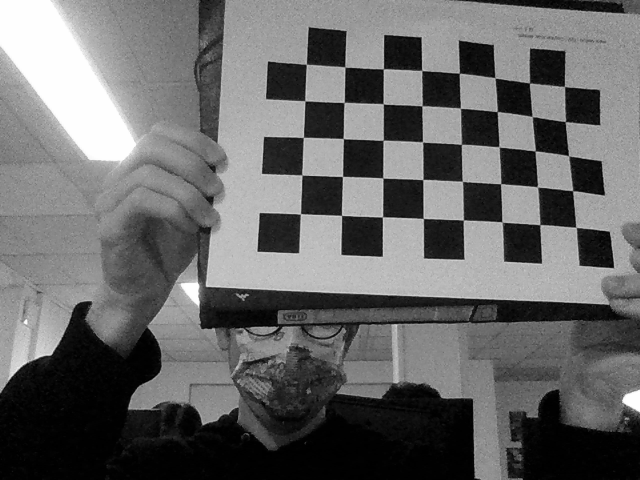
#> input picture Perception3D/results/acquired/0.png, 640 x 480 px
$ python MonoMain.py
#> lines starting #> are read from the running program, lines starting #| are printed output that depends on the picture; long printed decimals are rounded
### Perception3D/Calibration.py
# -*- coding: utf-8 -*-
import os
import glob

import cv2

import CalibUtils as cu

from mpl_toolkits.mplot3d import Axes3D

import numpy as np
import cv2 as cv
import matplotlib.pyplot as plt

### Base Class for calibration implementation
class CalibrationBase:
    def __init__(self, cols = 7, rows = 5, patternSize_m = 1.0, patternType = 'chessboard'):
        self.patternTypes = {'chessboard':0, 'symmetric_circles':1, 'asymmetric_circles':2}

        if type(patternType) == int:
            assert patternType in self.patternTypes.values(), 'Pattern type must be one of {}'.format(self.patternTypes)
            patternType = list(self.patternTypes.keys())[list(self.patternTypes.values()).index(patternType)]
        else:
            assert patternType in self.patternTypes, 'Pattern type must be one of {}'.format(self.patternTypes)

        self.cols = cols
        self.rows = rows
        self.patternSize = patternSize_m
        self.patternType = patternType
        self.criteria = (cv.TERM_CRITERIA_EPS + cv.TERM_CRITERIA_MAX_ITER, 30, 0.001)

    def symmetricWorldPoints(self):
        patternPoints = []

        for i in range(self.rows):
            for j in range(self.cols):
                patternPoints.append((j, i, 0))

        return np.array(patternPoints).astype('float32')

    # [8 lines left out: function asymmetricWorldPoints, not called in this run]

    def detect(self, frame, refine = False):
        # Find the chessboard corners or circle grid centers
        if self.patternType == 'chessboard':
            # Implement findChessboardCorners here
            patternFound, corners = cv.findChessboardCorners(frame, (self.cols, self.rows), None)

            if patternFound and refine:
                corners = cv.cornerSubPix(frame, corners, (11, 11), (-1, -1), self.criteria)

        elif self.patternType == 'symmetric_circles':
            pass
            # Implement findCirclesGrid here
        elif self.patternType == 'asymmetric_circles':
            pass
            # Implement findCirclesGrid here

        return patternFound, corners

    def drawPattern(self, frame, corners, patternFound):
        return cv.drawChessboardCorners(frame.copy(), (self.cols, self.rows), corners, patternFound)

    def detectInImages(self, framesPath = 'results/acquired', outdir = 'results/calibration'):
        if not os.path.exists(outdir):
            os.makedirs(outdir)

        framesPathList = []
        framesPathList.extend(glob.glob(os.path.join(framesPath, '*.png')))
        framesPathList.sort()
        print('There are {} {} images given for calibration'.format(len(framesPathList),self.patternType))

        objectPoints = []
        imgPoints = []
        workingImages = []

        if self.patternType in ['chessboard', 'symmetric_circles']:
            patternPoints = self.symmetricWorldPoints() * self.patternSize
        elif self.patternType == 'asymmetric_circles':
            patternPoints = self.asymmetricWorldPoints() * self.patternSize

        for framePath in framesPathList:
            print('Processing {}'.format(framePath))

            frame = cv.imread(framePath, cv.IMREAD_GRAYSCALE)
#> frame is the input picture: shape (480, 640); min 0, max 255, mean 103.7

            if frame is None:
                print('Failed to load {}'.format(framePath))
                return None

            patternFound, corners = self.detect(frame, True)
#> in detect, `patternFound, corners = cv.findChessboardCorners(frame, (self.cols, se..`: patternFound = True; corners = 40 rows, first 8: [300.5, 213.7], [301.9, 174.9], [303.4, 137.4], [305, 100.9], [306.3, 64.27], [341.5, 215.4], [342.5, 176.5], [343.4, 138.5]
#> in detect, `corners = cv.cornerSubPix(frame, corners, (11, 11), (-1, -1), self.cri..`: corners = 40 rows, first 8: [300.4, 213.8], [301.7, 175], [303.4, 137.3], [304.8, 100.8], [306.3, 64.3], [341.5, 215.4], [342.5, 176.4], [343.3, 138.6]
#> patternFound = True

            if patternFound:
                objectPoints.append(patternPoints)
                imgPoints.append(corners)
                workingImages.append(os.path.basename(framePath))

                drawToFrame = cv.cvtColor(frame, cv.COLOR_GRAY2BGR)
                drawToFrame = self.drawPattern(drawToFrame, corners, patternFound)
#> in drawPattern, `return cv.drawChessboardCorners(frame.copy(), (self.cols, self.rows), ..`:
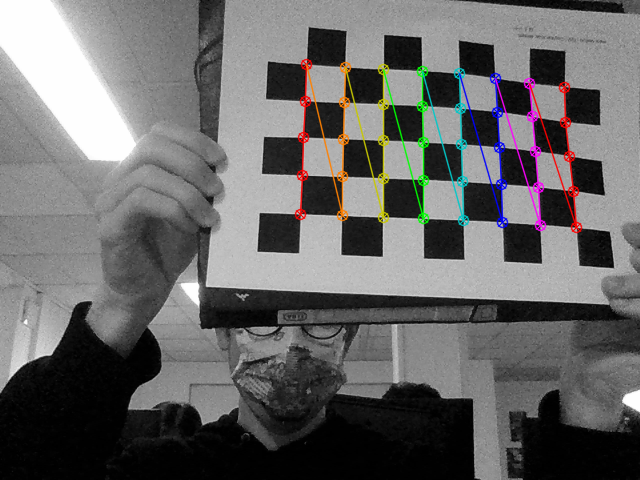
#> returned value: shape (480, 640, 3); mean of channels 0, 1, 2 103.4, 103.6, 104.4; drawn as B, G, R
                cv.imwrite(outdir + '/' + os.path.basename(framePath) , drawToFrame)

            else:
                print('Calibration board NOT FOUND')
#> pass 2 of the loop in detectInImages, `for framePath in framesPathList:`:
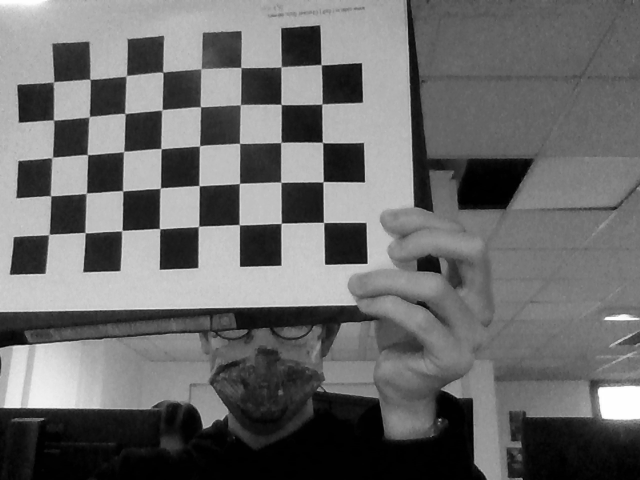
#> input picture Perception3D/results/acquired/1.png, 640 x 480 px
#> in detectInImages, frame is the input picture: shape (480, 640); min 0, max 255, mean 106.7
#> in detect (call 2), `patternFound, corners = cv.findChessboardCorners(frame, (self.cols, se..`: corners = 40 rows, first 8: [49.23, 234.1], [50.64, 195.8], [51.97, 157.7], [53.53, 119.9], [53.75, 81.79], [85.17, 232.6], [86.33, 193.1], [87.52, 154.6]
#> in detect (call 2), `corners = cv.cornerSubPix(frame, corners, (11, 11), (-1, -1), self.cri..`: corners = 40 rows, first 8: [48.94, 234.5], [50.54, 195.6], [52.14, 157.4], [53.56, 120], [53.52, 81.83], [85.05, 232.6], [86.3, 193.2], [87.4, 154.6]
#> in drawPattern (call 2), `return cv.drawChessboardCorners(frame.copy(), (self.cols, self.rows), ..`:
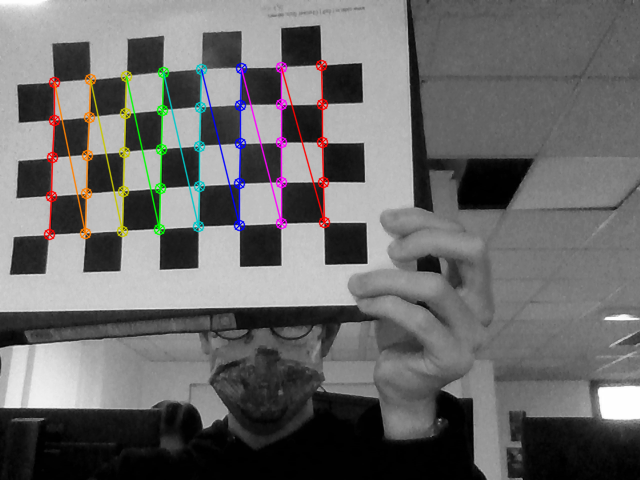
#> returned value: shape (480, 640, 3); mean of channels 0, 1, 2 106.1, 106.3, 107.1; drawn as B, G, R
#> pass 3 of the loop in detectInImages, `for framePath in framesPathList:`:
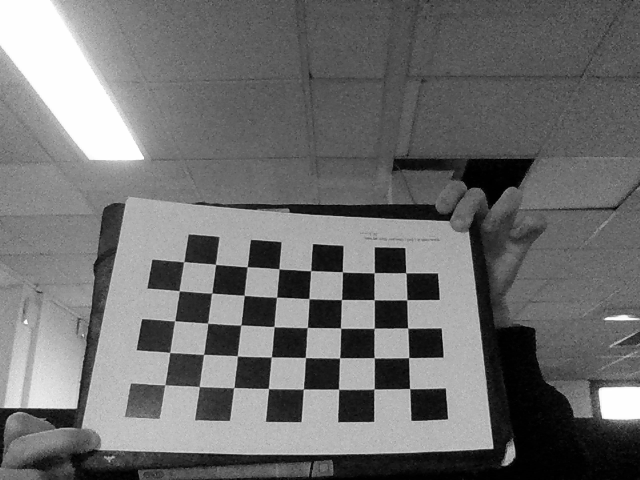
#> input picture Perception3D/results/acquired/2.png, 640 x 480 px
#> in detectInImages, frame is the input picture: shape (480, 640); min 0, max 255, mean 111
#> in detect (call 3), `patternFound, corners = cv.findChessboardCorners(frame, (self.cols, se..`: corners = 40 rows, first 8: [165, 384.6], [169.6, 352.5], [174.9, 320.6], [179.3, 290.8], [183.7, 261.7], [199.3, 386.6], [203.6, 354.4], [207.5, 323.1]
#> in detect (call 3), `corners = cv.cornerSubPix(frame, corners, (11, 11), (-1, -1), self.cri..`: corners = 40 rows, first 8: [164.8, 384.7], [169.8, 352.5], [174.6, 320.8], [179.2, 290.8], [183.8, 261.7], [199.3, 386.6], [203.6, 354.4], [207.7, 323.2]
#> in drawPattern (call 3), `return cv.drawChessboardCorners(frame.copy(), (self.cols, self.rows), ..`:
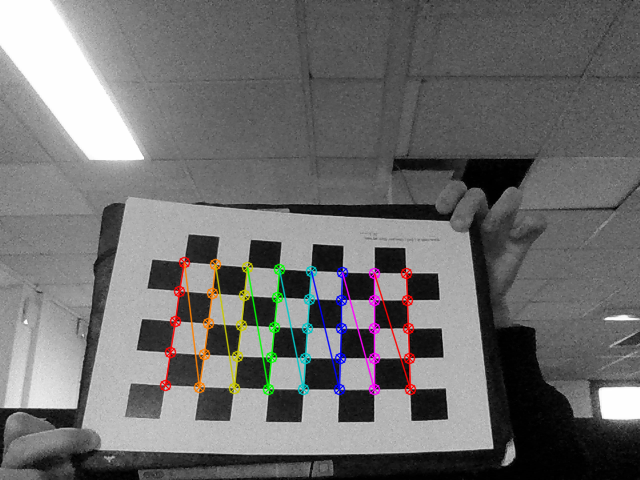
#> returned value: shape (480, 640, 3); mean of channels 0, 1, 2 110.6, 110.8, 111.5; drawn as B, G, R

        return workingImages, objectPoints, imgPoints, frame.shape[1::-1]

    # [23 lines left out: function plotRMS, not called in this run]

### Monocular Calibration class
class MonoCalibration(CalibrationBase):
    # [50 lines left out: function acquire, not called in this run]

    def calibrate(self, framesPath = 'results/acquired'):
        self.workingImages, objectPoints, imgPoints, self.imageSize = self.detectInImages(framesPath)
#> self.workingImages = ['0.png', '1.png', '2.png']; objectPoints = 3 items; imgPoints = 3 items; self.imageSize = (640, 480)

        # Implement calibrateCameraExtended here
        ret = cv.calibrateCameraExtended(objectPoints, imgPoints, self.imageSize, None, None, criteria=self.criteria)
#> ret = 8 items
        self.rms = ret[0]
#> self.rms = 1.02
        self.cameraMatrix = ret[1]
#> self.cameraMatrix = [[624.8, 0, 409.8], [0, 631.3, 305.7], [0, 0, 1]]
        self.distCoeffs = ret[2]
#> self.distCoeffs = [[-0.258, -0.223, -0.00166, -0.0205, 0.404]]
        self.rvecs = ret[3]
#> self.rvecs = ([-0.00691, -0.176, -1.55], [0.0626, -0.0411, -1.6], [-0.3, -0.489, -1.53])
        self.tvecs = ret[4]
#> self.tvecs = ([-0.0699, -0.0574, 0.396], [-0.24, -0.0474, 0.386], [-0.185, 0.0594, 0.46])
        self.perViewErrors = ret[-1]
#> self.perViewErrors = [0.944, 0.822, 1.24]


        print('\nRMS:', self.rms)
#| RMS: 1.019
        print('camera matrix:\n', self.cameraMatrix)
#| camera matrix:
#|  [[624.782   0.         409.764]
#|  [  0.         631.347 305.678]
#|  [  0.           0.           1.        ]]
        print('distortion coefficients: ', self.distCoeffs.ravel())
#| distortion coefficients:  [-0.2579 -0.2231 -0.001656 -0.02052   0.4038]

        return self.rms, self.cameraMatrix, self.distCoeffs, self.imageSize

    # [21 lines left out: function visualizeBoards, not called in this run]

### Stereo Calibration Class
class StereoCalibration(CalibrationBase):
    # [55 lines left out: function calibrate, not called in this run]

### Perception3D/Rectification.py
# -*- coding: utf-8 -*-
import CalibUtils as cu
import cv2 as cv
import numpy as np

class MonoRectification:
    def __init__(self, cameraMatrix, distCoeffs, imageSize):
        self.cameraMatrix = cameraMatrix
        self.distCoeffs = distCoeffs
        self.imageSize = imageSize
        self.alpha = 1
        self.xRatio = 1
        self.yRatio = 1

    def computeCorrectionMaps(self, alpha = 1.0, xRatio = 1, yRatio = 1):
#> called with alpha = 1, xRatio = 1, yRatio = 1
        newImageSize = (int(self.imageSize[0] / xRatio), int(self.imageSize[1] / yRatio))
#> newImageSize = (640, 480)
        # Implement getOptimalNewCameraMatrix here
        newCameraMatrix, self.roi = cv.getOptimalNewCameraMatrix(self.cameraMatrix, self.distCoeffs, self.imageSize, alpha, newImageSize)
#> newCameraMatrix = [[542.1, 0, 396.6], [0, 540.8, 309.4], [0, 0, 1]]; self.roi = (7, 26, 603, 435)
        # Implement initUndistortRectifyMap here
        self.mapx, self.mapy = cv.initUndistortRectifyMap(self.cameraMatrix, self.distCoeffs, None, newCameraMatrix, self.imageSize, cv.CV_32FC1)
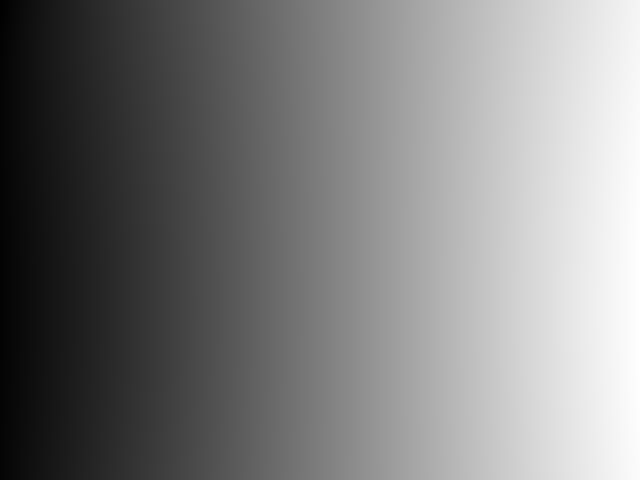
#> self.mapx: shape (480, 640) float32; min -13.84, max 665.4, mean 325.1; drawn with min black and max white
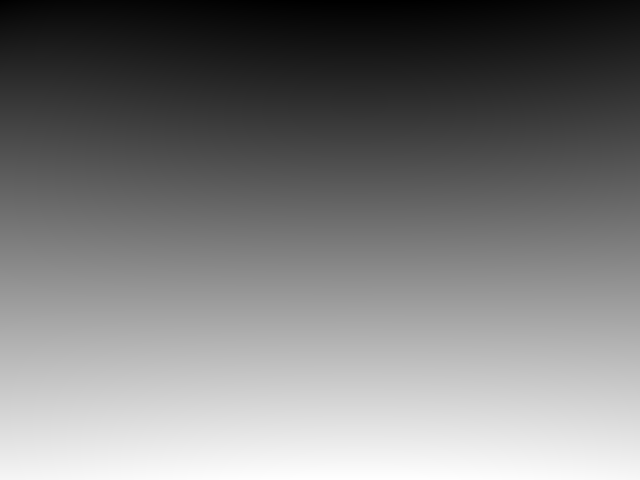
#> self.mapy: shape (480, 640) float32; min -23.07, max 498.3, mean 230.9; drawn with min black and max white


    def rectify(self, frame):
        dst = cv.remap(frame, self.mapx, self.mapy, cv.INTER_LINEAR)

        return dst

    def display(self, cameraId = 0, fps = 25):
        capture = cv.VideoCapture(cameraId)

        cv.namedWindow('Rectified Image', cv.WINDOW_NORMAL)

        # create trackbars
        cv.createTrackbar('10 * alpha', 'Rectified Image', 10 * self.alpha, 10, cu.nullFunction)
        cv.createTrackbar('xRatio', 'Rectified Image', self.xRatio, 5, cu.nullFunction)
        cv.createTrackbar('yRatio', 'Rectified Image', self.yRatio, 5, cu.nullFunction)
        self.computeCorrectionMaps(self.alpha, self.xRatio, self.yRatio)

        while(True):
            # Capture frame-by-frame
            ret, frame = capture.read()
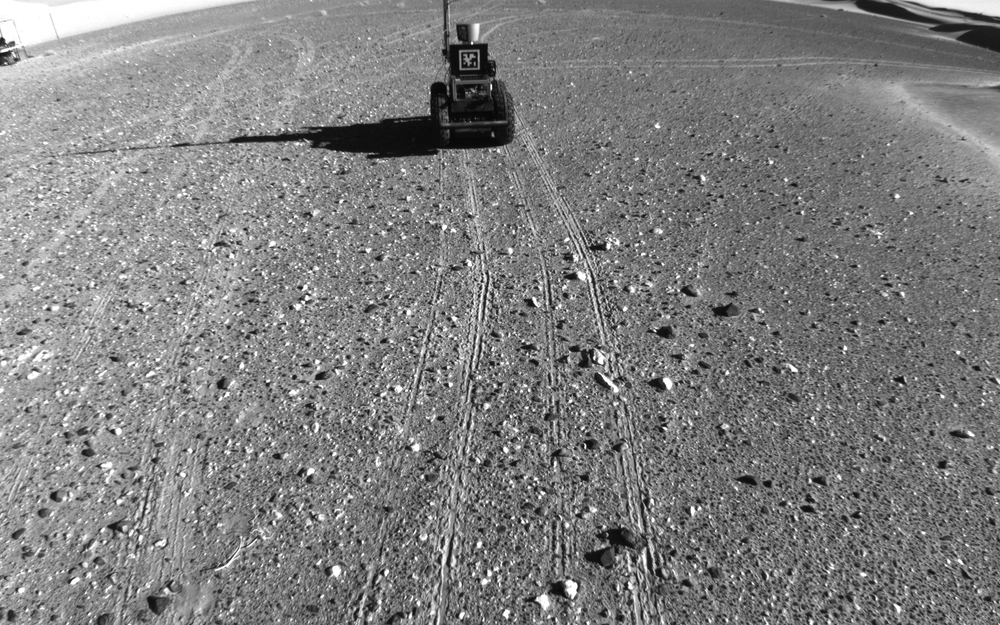
#> input picture Perception3D/data/stereo/MinnieRawLeft.png, 1000 x 625 px, shrunk from 1920 x 1200 before the run, given in place of the camera
#> frame is the input picture: shape (625, 1000, 3); min 5, max 255, mean 127.2

            alpha = cv.getTrackbarPos('10 * alpha', 'Rectified Image') / 10
            xRatio = cv.getTrackbarPos('xRatio', 'Rectified Image')
            yRatio = cv.getTrackbarPos('yRatio', 'Rectified Image')

            if xRatio == 0:
                xRatio = 1
            if yRatio == 0:
                yRatio = 1

            if (alpha != self.alpha or xRatio != self.xRatio or yRatio != self.yRatio):
                self.alpha = alpha
                self.xRatio = xRatio
                self.yRatio = yRatio

                self.computeCorrectionMaps(self.alpha, self.xRatio, self.yRatio)

            frame = self.rectify(frame)
#> in rectify, `dst = cv.remap(frame, self.mapx, self.mapy, cv.INTER_LINEAR)`:
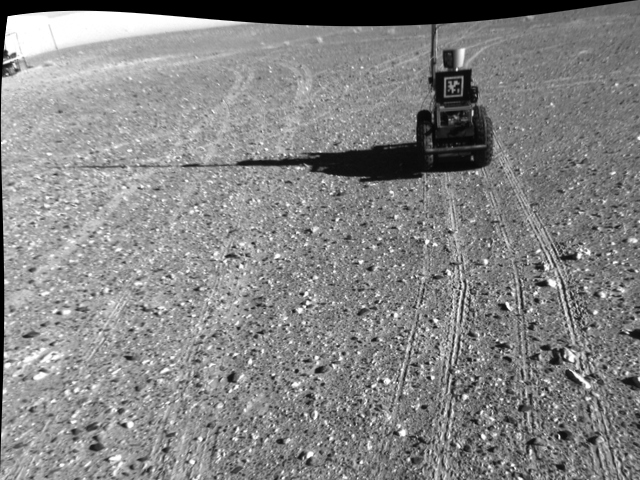
#> dst: shape (480, 640, 3); min 0, max 255, mean 133.4

            cv.imshow('Rectified Image', frame)

            key = cv.waitKey(int(1000 / fps))
#> (key q is pressed here)

            if key == ord('\x1b') or key == ord('q'):
                break

        capture.release()
        cv.destroyAllWindows()

class StereoRectification:
    # [122 lines left out: functions __init__, computeCorrectionMaps, rectify, display, displayDisparity, not called in this run]

### Perception3D/MonoMain.py
# -*- coding: utf-8 -*-
from Calibration import MonoCalibration
from Rectification import MonoRectification


# Acquisition

# Calibration
calibrater = MonoCalibration(cols=5, rows=8, patternSize_m=0.0265, patternType="chessboard")
calibrater.calibrate()

# Visualization
# calibrater.visualizeBoards() # Set width and height for better visualization
# calibrater.plotRMS()

# Rectification
rectificater = MonoRectification(calibrater.cameraMatrix, calibrater.distCoeffs, calibrater.imageSize)
rectificater.display(cameraId=0)
